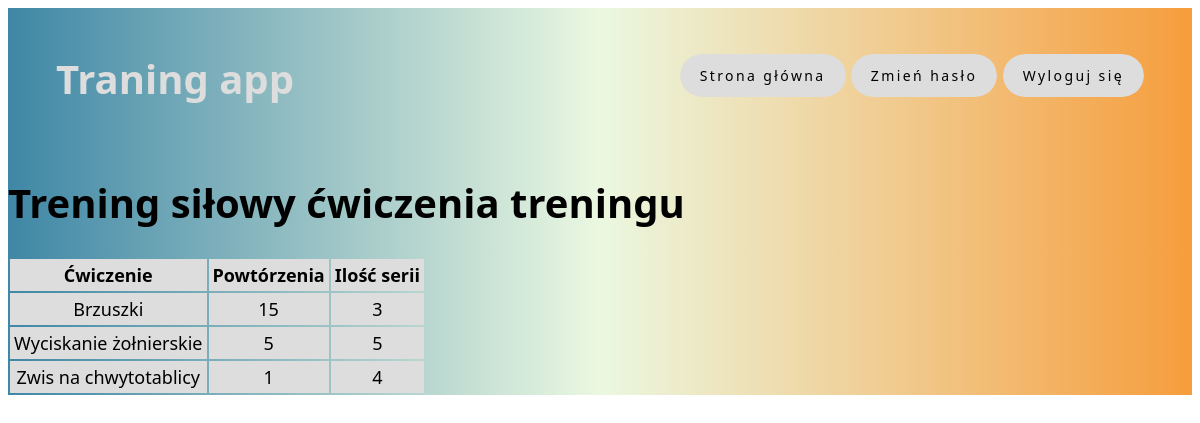
Page /traningapp/training_exercises/2/ on the committed database.
### traningapp/models.py (models this page shows, shortened)
class Training(models.Model):
    name = models.CharField(max_length=100,null=True)
    datetime = models.DateTimeField()
    executed = models.BooleanField(default=False)
    all_calories = models.FloatField(null=True)
    user = models.ForeignKey(User, on_delete=models.CASCADE, null=True)
    description = models.TextField(blank=True)
    duration = models.FloatField(null=True)
    exercises = models.ManyToManyField('Exercise', through='TrainingExercise')

class TrainingExercise(models.Model):
    training = models.ForeignKey(Training, on_delete=models.CASCADE)
    exercise = models.ForeignKey(Exercise, on_delete=models.CASCADE)
    repetitions = models.PositiveIntegerField(default=1)
    series = models.PositiveIntegerField(default=1)

class Exercise(models.Model):
    name = models.CharField(max_length=100)
    difficulty = models.CharField(max_length=50, choices=[('easy', 'Easy'), ('medium', 'Medium'), ('hard', 'Hard')])
    calories_per_one = models.FloatField()
    body_part = models.ForeignKey(BodyPart, on_delete=models.SET_NULL, null=True)
    description = models.TextField(blank=True)
    def __str__(self):
        return self.name

### traningapp/views.py (the view)
# urls.py: path('training_exercises/<int:training_id>/', training_exercises, name='training_exercises'),
def training_exercises(request, training_id):
    training_exercises = TrainingExercise.objects.filter(training_id=training_id)
    training_name = training_exercises.first().training.name
    return render(request, 'training_exercises.html', {'training_exercises': training_exercises, 'training_name': training_name})

### templates/training_exercises.html
{% extends 'base.html' %}
{% block content %}
<body>
    <h1>{{ training_name }} ćwiczenia treningu</h1>
    <table>
        <thead>
            <tr>
                <th class="tab1">Ćwiczenie</th>
                <th class="tab1">Powtórzenia</th>
                <th class="tab1">Ilość serii</th>
            </tr>
        </thead>
        <tbody>
            {% for exercise in training_exercises %}
            <tr>
                <td class="tab1">{{ exercise.exercise }}</td>
                <td class="tab1">{{ exercise.repetitions }}</td>
                <td class="tab1">{{ exercise.series }}</td>
            </tr>
            {% endfor %}
        </tbody>
    </table>
</body>
{% endblock %}

### static/styles.css (style rules this page uses)
body { font-family: system-ui; font-size: 20px; }
.tab1 { font-size: large; background-color: #ddd; padding: 4px; text-align: center; }

### rows in the picture
Training: name "Trening siłowy"
TrainingExercise: exercise "Brzuszki", repetitions "15", series "3"
TrainingExercise: exercise "Wyciskanie żołnierskie", repetitions "5", series "5"
TrainingExercise: exercise "Zwis na chwytotablicy", repetitions "1", series "4"
